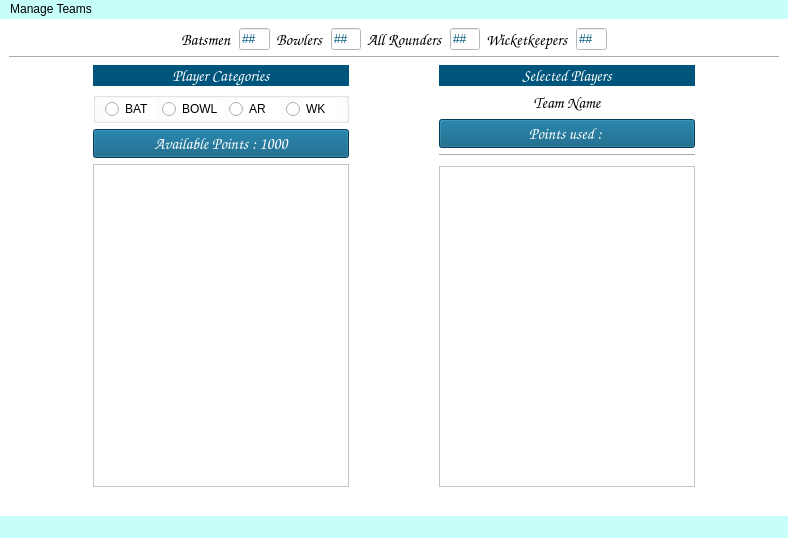
<?xml version="1.0" encoding="UTF-8"?>
<ui version="4.0">
 <class>MainWindow</class>
 <widget class="QMainWindow" name="MainWindow">
  <property name="geometry">
   <rect>
    <x>0</x>
    <y>0</y>
    <width>788</width>
    <height>538</height>
   </rect>
  </property>
  <property name="sizePolicy">
   <sizepolicy hsizetype="Preferred" vsizetype="Preferred">
    <horstretch>0</horstretch>
    <verstretch>0</verstretch>
   </sizepolicy>
  </property>
  <property name="contextMenuPolicy">
   <enum>Qt::CustomContextMenu</enum>
  </property>
  <property name="windowTitle">
   <string>Fantasy Cricket Game</string>
  </property>
  <property name="autoFillBackground">
   <bool>false</bool>
  </property>
  <property name="styleSheet">
   <string notr="true">background-color: rgb(69, 209, 209);
background-color: rgb(198, 255, 249);</string>
  </property>
  <widget class="QWidget" name="centralwidget">
   <property name="styleSheet">
    <string notr="true">background-color: rgb(255, 255, 255);
font: 75 12pt &quot;Comic Sans MS&quot;;
</string>
   </property>
   <layout class="QVBoxLayout" name="verticalLayout">
    <item>
     <layout class="QHBoxLayout" name="horizontalLayout">
      <item>
       <layout class="QHBoxLayout" name="horizontalLayout_5">
        <item>
         <spacer name="horizontalSpacer_2">
          <property name="orientation">
           <enum>Qt::Horizontal</enum>
          </property>
          <property name="sizeHint" stdset="0">
           <size>
            <width>250</width>
            <height>20</height>
           </size>
          </property>
         </spacer>
        </item>
        <item>
         <widget class="QLabel" name="label_4">
          <property name="enabled">
           <bool>false</bool>
          </property>
          <property name="font">
           <font>
            <family>Comic Sans MS</family>
            <pointsize>12</pointsize>
            <weight>9</weight>
            <italic>false</italic>
            <bold>false</bold>
           </font>
          </property>
          <property name="styleSheet">
           <string notr="true">color: rgb(0, 0, 0);
</string>
          </property>
          <property name="text">
           <string>Batsmen</string>
          </property>
         </widget>
        </item>
        <item>
         <widget class="QLineEdit" name="e1">
          <property name="enabled">
           <bool>false</bool>
          </property>
          <property name="styleSheet">
           <string notr="true">color: rgb(0, 85, 124);</string>
          </property>
          <property name="text">
           <string>##</string>
          </property>
         </widget>
        </item>
        <item>
         <widget class="QLabel" name="label_6">
          <property name="enabled">
           <bool>false</bool>
          </property>
          <property name="font">
           <font>
            <family>Comic Sans MS</family>
            <pointsize>12</pointsize>
            <weight>9</weight>
            <italic>false</italic>
            <bold>false</bold>
           </font>
          </property>
          <property name="styleSheet">
           <string notr="true">color: rgb(0, 0, 0);</string>
          </property>
          <property name="text">
           <string>Bowlers</string>
          </property>
         </widget>
        </item>
        <item>
         <widget class="QLineEdit" name="e2">
          <property name="enabled">
           <bool>false</bool>
          </property>
          <property name="styleSheet">
           <string notr="true">color: rgb(0, 85, 124);</string>
          </property>
          <property name="text">
           <string>##</string>
          </property>
         </widget>
        </item>
        <item>
         <widget class="QLabel" name="label_7">
          <property name="enabled">
           <bool>false</bool>
          </property>
          <property name="font">
           <font>
            <family>Comic Sans MS</family>
            <pointsize>12</pointsize>
            <weight>9</weight>
            <italic>false</italic>
            <bold>false</bold>
           </font>
          </property>
          <property name="styleSheet">
           <string notr="true">color: rgb(0, 0, 0);
</string>
          </property>
          <property name="text">
           <string>All Rounders</string>
          </property>
         </widget>
        </item>
        <item>
         <widget class="QLineEdit" name="e3">
          <property name="enabled">
           <bool>false</bool>
          </property>
          <property name="styleSheet">
           <string notr="true">color: rgb(0, 85, 124);</string>
          </property>
          <property name="text">
           <string>##</string>
          </property>
         </widget>
        </item>
        <item>
         <widget class="QLabel" name="label_8">
          <property name="enabled">
           <bool>false</bool>
          </property>
          <property name="font">
           <font>
            <family>Comic Sans MS</family>
            <pointsize>12</pointsize>
            <weight>9</weight>
            <italic>false</italic>
            <bold>false</bold>
           </font>
          </property>
          <property name="styleSheet">
           <string notr="true">color: rgb(0, 0, 0);</string>
          </property>
          <property name="text">
           <string>Wicketkeepers</string>
          </property>
         </widget>
        </item>
        <item>
         <widget class="QLineEdit" name="e4">
          <property name="enabled">
           <bool>false</bool>
          </property>
          <property name="styleSheet">
           <string notr="true">color: rgb(0, 85, 124);</string>
          </property>
          <property name="text">
           <string>##</string>
          </property>
         </widget>
        </item>
        <item>
         <spacer name="horizontalSpacer_5">
          <property name="orientation">
           <enum>Qt::Horizontal</enum>
          </property>
          <property name="sizeHint" stdset="0">
           <size>
            <width>250</width>
            <height>20</height>
           </size>
          </property>
         </spacer>
        </item>
       </layout>
      </item>
     </layout>
    </item>
    <item>
     <widget class="Line" name="line">
      <property name="orientation">
       <enum>Qt::Horizontal</enum>
      </property>
     </widget>
    </item>
    <item>
     <layout class="QHBoxLayout" name="horizontalLayout_3">
      <item>
       <spacer name="horizontalSpacer_3">
        <property name="orientation">
         <enum>Qt::Horizontal</enum>
        </property>
        <property name="sizeHint" stdset="0">
         <size>
          <width>40</width>
          <height>20</height>
         </size>
        </property>
       </spacer>
      </item>
      <item>
       <layout class="QVBoxLayout" name="verticalLayout_8">
        <item>
         <widget class="QLabel" name="label">
          <property name="font">
           <font>
            <family>Comic Sans MS</family>
            <pointsize>12</pointsize>
            <weight>9</weight>
            <italic>false</italic>
            <bold>false</bold>
           </font>
          </property>
          <property name="layoutDirection">
           <enum>Qt::LeftToRight</enum>
          </property>
          <property name="styleSheet">
           <string notr="true">color: rgb(255, 255, 255);
background-color: rgb(0, 85, 124);
text-align: center;</string>
          </property>
          <property name="text">
           <string>Player Categories</string>
          </property>
          <property name="alignment">
           <set>Qt::AlignCenter</set>
          </property>
         </widget>
        </item>
        <item>
         <widget class="QGroupBox" name="groupBox">
          <property name="styleSheet">
           <string notr="true">background-color: rgb(255, 255, 255);</string>
          </property>
          <property name="title">
           <string/>
          </property>
          <property name="flat">
           <bool>false</bool>
          </property>
          <property name="checkable">
           <bool>false</bool>
          </property>
          <layout class="QHBoxLayout" name="horizontalLayout_4">
           <property name="topMargin">
            <number>0</number>
           </property>
           <property name="bottomMargin">
            <number>0</number>
           </property>
           <item>
            <widget class="QRadioButton" name="rb1">
             <property name="text">
              <string>BAT</string>
             </property>
            </widget>
           </item>
           <item>
            <widget class="QRadioButton" name="rb2">
             <property name="text">
              <string>BOWL</string>
             </property>
            </widget>
           </item>
           <item>
            <widget class="QRadioButton" name="rb3">
             <property name="text">
              <string>AR</string>
             </property>
            </widget>
           </item>
           <item>
            <widget class="QRadioButton" name="rb4">
             <property name="text">
              <string>WK</string>
             </property>
            </widget>
           </item>
          </layout>
         </widget>
        </item>
        <item>
         <widget class="QPushButton" name="btn1">
          <property name="font">
           <font>
            <family>Comic Sans MS</family>
            <pointsize>12</pointsize>
            <weight>9</weight>
            <italic>false</italic>
            <bold>false</bold>
           </font>
          </property>
          <property name="styleSheet">
           <string notr="true">color: rgb(255, 255, 255);
background-color: rgb(0, 85, 124);</string>
          </property>
          <property name="text">
           <string>Available Points : 1000</string>
          </property>
         </widget>
        </item>
        <item>
         <widget class="QListWidget" name="list1">
          <property name="autoFillBackground">
           <bool>true</bool>
          </property>
          <property name="styleSheet">
           <string notr="true">color: rgb(0, 0, 127);
background-color: rgb(255, 255, 255);
font: 75 12pt &quot;MS Shell Dlg 2&quot;;</string>
          </property>
          <property name="autoScroll">
           <bool>true</bool>
          </property>
         </widget>
        </item>
        <item>
         <widget class="QLabel" name="label_5">
          <property name="text">
           <string/>
          </property>
          <property name="alignment">
           <set>Qt::AlignCenter</set>
          </property>
         </widget>
        </item>
        <item>
         <layout class="QHBoxLayout" name="horizontalLayout_2">
          <item>
           <layout class="QVBoxLayout" name="verticalLayout_2"/>
          </item>
         </layout>
        </item>
       </layout>
      </item>
      <item>
       <spacer name="horizontalSpacer">
        <property name="orientation">
         <enum>Qt::Horizontal</enum>
        </property>
        <property name="sizeHint" stdset="0">
         <size>
          <width>40</width>
          <height>20</height>
         </size>
        </property>
       </spacer>
      </item>
      <item>
       <layout class="QVBoxLayout" name="verticalLayout_9">
        <item>
         <widget class="QLabel" name="label_2">
          <property name="font">
           <font>
            <family>Comic Sans MS</family>
            <pointsize>12</pointsize>
            <weight>9</weight>
            <italic>false</italic>
            <bold>false</bold>
           </font>
          </property>
          <property name="styleSheet">
           <string notr="true">color: rgb(255, 255, 255);
background-color: rgb(0, 85, 124);</string>
          </property>
          <property name="text">
           <string>Selected Players</string>
          </property>
          <property name="alignment">
           <set>Qt::AlignCenter</set>
          </property>
         </widget>
        </item>
        <item>
         <widget class="QLabel" name="l1">
          <property name="enabled">
           <bool>true</bool>
          </property>
          <property name="font">
           <font>
            <family>Comic Sans MS</family>
            <pointsize>12</pointsize>
            <weight>9</weight>
            <italic>false</italic>
            <bold>false</bold>
           </font>
          </property>
          <property name="styleSheet">
           <string notr="true">background-color: rgb(255, 255, 255);</string>
          </property>
          <property name="text">
           <string>Team Name</string>
          </property>
          <property name="alignment">
           <set>Qt::AlignCenter</set>
          </property>
         </widget>
        </item>
        <item>
         <widget class="QPushButton" name="btn2">
          <property name="font">
           <font>
            <family>Comic Sans MS</family>
            <pointsize>12</pointsize>
            <weight>9</weight>
            <italic>false</italic>
            <bold>false</bold>
           </font>
          </property>
          <property name="styleSheet">
           <string notr="true">color: rgb(255, 255, 255);
background-color: rgb(0, 85, 124);</string>
          </property>
          <property name="text">
           <string>Points used : </string>
          </property>
         </widget>
        </item>
        <item>
         <widget class="Line" name="line_2">
          <property name="orientation">
           <enum>Qt::Horizontal</enum>
          </property>
         </widget>
        </item>
        <item>
         <spacer name="verticalSpacer">
          <property name="orientation">
           <enum>Qt::Vertical</enum>
          </property>
          <property name="sizeType">
           <enum>QSizePolicy::Minimum</enum>
          </property>
          <property name="sizeHint" stdset="0">
           <size>
            <width>20</width>
            <height>3</height>
           </size>
          </property>
         </spacer>
        </item>
        <item>
         <widget class="QListWidget" name="list2">
          <property name="styleSheet">
           <string notr="true">color: rgb(0, 0, 127);
font: 75 12pt &quot;MS Shell Dlg 2&quot;;
background-color: rgb(255, 255, 255);</string>
          </property>
         </widget>
        </item>
        <item>
         <widget class="QLabel" name="label_3">
          <property name="text">
           <string/>
          </property>
          <property name="pixmap">
           <pixmap>dream1.png</pixmap>
          </property>
         </widget>
        </item>
       </layout>
      </item>
      <item>
       <spacer name="horizontalSpacer_4">
        <property name="orientation">
         <enum>Qt::Horizontal</enum>
        </property>
        <property name="sizeHint" stdset="0">
         <size>
          <width>40</width>
          <height>20</height>
         </size>
        </property>
       </spacer>
      </item>
     </layout>
    </item>
   </layout>
  </widget>
  <widget class="QMenuBar" name="menubar">
   <property name="geometry">
    <rect>
     <x>0</x>
     <y>0</y>
     <width>788</width>
     <height>21</height>
    </rect>
   </property>
   <widget class="QMenu" name="menuFile">
    <property name="title">
     <string>Manage Teams</string>
    </property>
    <addaction name="actionNew"/>
    <addaction name="separator"/>
    <addaction name="actionOpen"/>
    <addaction name="separator"/>
    <addaction name="actionSave_Team"/>
    <addaction name="separator"/>
    <addaction name="actionQuit"/>
    <addaction name="separator"/>
   </widget>
   <addaction name="menuFile"/>
  </widget>
  <widget class="QStatusBar" name="statusbar"/>
  <action name="actionNew">
   <property name="text">
    <string>NEW Team</string>
   </property>
  </action>
  <action name="actionOpen">
   <property name="text">
    <string>OPEN Team</string>
   </property>
  </action>
  <action name="actionSave_Team">
   <property name="text">
    <string>SAVE Team</string>
   </property>
  </action>
  <action name="actionQuit">
   <property name="text">
    <string>Quit</string>
   </property>
  </action>
 </widget>
 <resources/>
 <connections/>
</ui>
